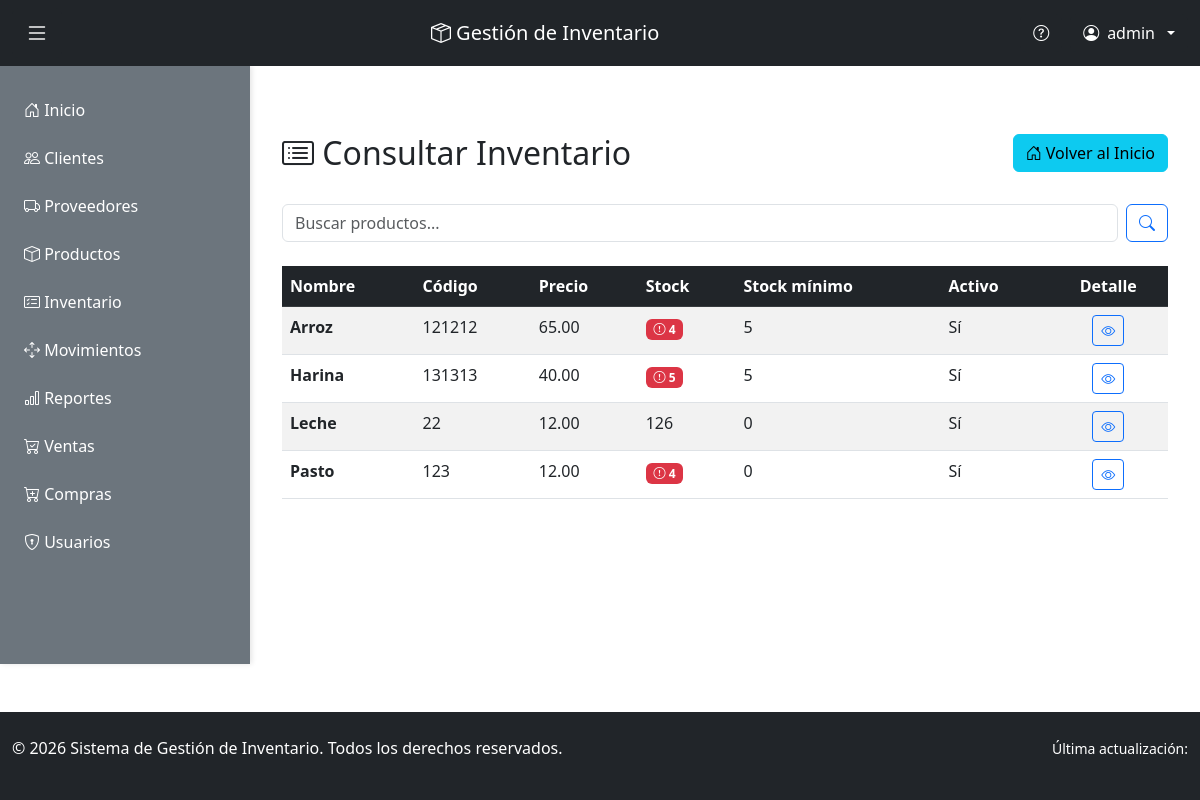
/inventario/ (signed in), run on an earlier commit of the app's database.
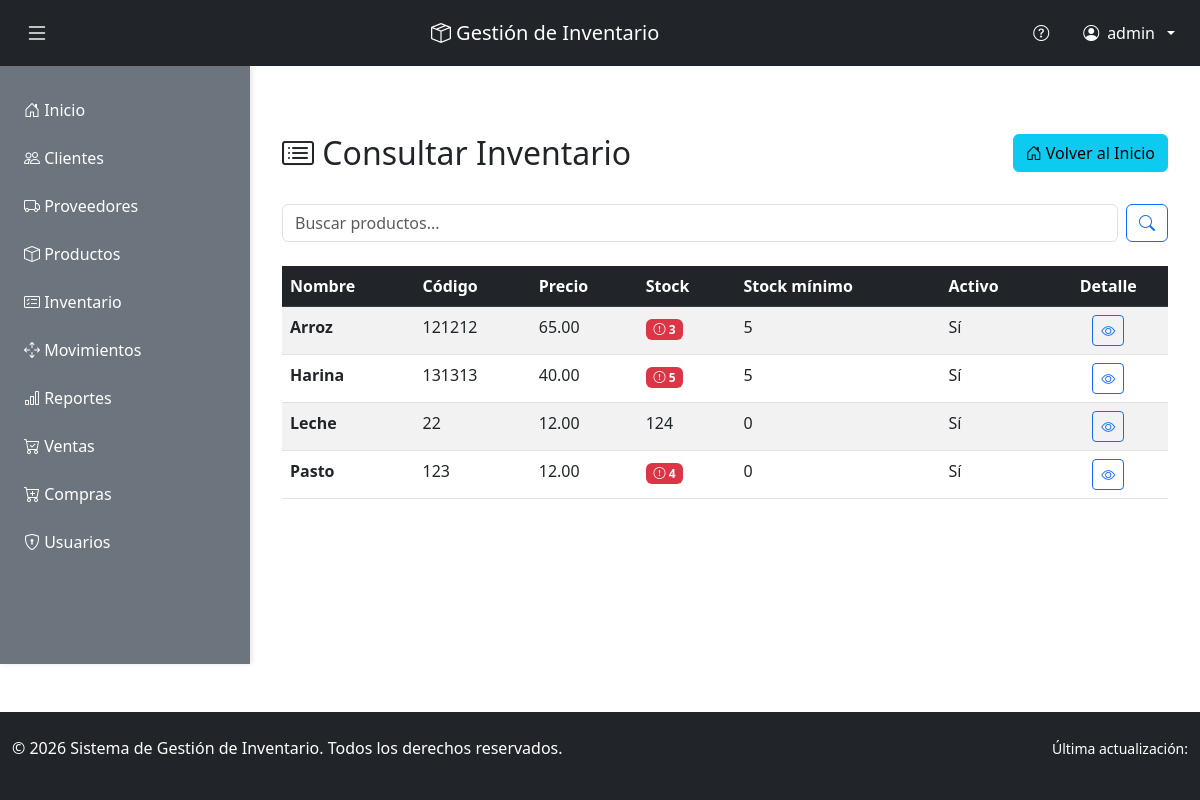
And on a later commit of the database.
### inventario/models.py (models this page shows, shortened)
class Producto(models.Model):
    UNIDADES_MEDIDA = [
        ('kg', 'Kilogramos'),
        ('g', 'Gramos'),
        ('l', 'Litros'),
        ('ml', 'Mililitros'),
        ('m', 'Metros'),
        ('cm', 'Centímetros'),
        ('u', 'Unidad'),
        ('docena', 'Docena'),
        ('paquete', 'Paquete'),
        ('lata', 'Lata'),
        ('botella', 'Botella'),
        ('caja', 'Caja'),
    ]
    nombre_producto = models.CharField(max_length=100)
    codigo = models.CharField(max_length=50, unique=True)
    descripcion = models.TextField()
    precio = models.DecimalField(max_digits=10, decimal_places=2)
    stock = models.PositiveIntegerField(default=0)
    stock_minimo = models.PositiveIntegerField(default=0)
    unidad_medida = models.CharField(max_length=20, choices=UNIDADES_MEDIDA, default='u')
    fecha_creacion = models.DateTimeField(auto_now_add=True)
    activo = models.BooleanField(default=True)
    class Meta:
        ordering = ['nombre_producto']
        verbose_name = 'Producto'
        verbose_name_plural = 'Productos'
    def stock_critico_nivel(self):
        return self.stock <= 5

### inventario/views.py (the view)
# urls.py: path('inventario/', views.ver_inventario, name='consultar_inventario'),
@login_required(login_url='login')
@administrador_required
@require_http_methods(["GET"])
def ver_inventario(request):
    query = request.GET.get('q', '').strip()
    productos = Producto.objects.filter(activo=True)
    if query:
        productos = productos.filter(
            Q(nombre_producto__icontains=query) |
            Q(codigo__icontains=query) |
            Q(descripcion__icontains=query)
        )
    contexto = {'productos': productos, 'query': query}
    return render(request, 'inventario_consulta.html', contexto)

### inventario/views.py (called while the page is built)
def administrador_required(view_func):
    @wraps(view_func)
    def wrapper(request, *args, **kwargs):
        u = request.user
        if not u.is_authenticated:
            return redirect('login')
        if u.is_superuser:
            return view_func(request, *args, **kwargs)
        if hasattr(u, 'perfil') and u.perfil.rol == 'administrador':
            return view_func(request, *args, **kwargs)
        raise PermissionDenied
    return wrapper

### inventario/templates/inventario_consulta.html (shortened to what this page needs)
{% extends 'base.html' %}
{% block content %}
<div class="container my-5">
    <div class="row mb-4">
        <div class="col-md-6">
            <h2><i class="bi bi-card-list"></i> Consultar Inventario</h2>
        </div>
        <div class="col-md-6 text-end">
            <a href="{% url 'inicio' %}" class="btn btn-info">
                <i class="bi bi-house-door"></i> Volver al Inicio
            </a>
        </div>
    </div>
    <div class="row mb-4">
        <div class="col-md-12">
            <form method="get" class="d-flex" role="search">
                <input type="search" name="q" class="form-control me-2" placeholder="Buscar productos..." value="{{ query }}">
                <button class="btn btn-outline-primary" type="submit"><i class="bi bi-search"></i></button>
            </form>
        </div>
    </div>
    {% if productos %}
        <div class="table-responsive">
            <table class="table table-hover table-striped">
                <thead class="table-dark">
                    <tr>
                        <th>Nombre</th>
                        <th>Código</th>
                        <th>Precio</th>
                        <th>Stock</th>
                        <th>Stock mínimo</th>
                        <th>Activo</th>
                        <th class="text-center">Detalle</th>
                    </tr>
                </thead>
                <tbody>
                    {% for producto in productos %}
                        <tr>
                            <td><strong>{{ producto.nombre_producto }}</strong></td>
                            <td>{{ producto.codigo }}</td>
                            <td>{{ producto.precio }}</td>
                        <td>
                            {% if producto.stock_critico_nivel %}
                                <span class="badge bg-danger"><i class="bi bi-exclamation-circle"></i> {{ producto.stock }}</span>
                            {% else %}
                                {{ producto.stock }}
                            {% endif %}
                        </td>
                            <td>{{ producto.stock_minimo }}</td>
                            <td>{% if producto.activo %}Sí{% else %}No{% endif %}</td>
                            <td class="text-center">
                                <a href="{% url 'detalle_producto' producto.id %}" class="btn btn-sm btn-outline-primary">
                                    <i class="bi bi-eye"></i>
                                </a>
                            </td>
                        </tr>
                    {% endfor %}
                </tbody>
            </table>
        </div>
    {% else %}
        <div class="alert alert-info text-center">
            No se encontraron productos para los filtros ingresados.
        </div>
    {% endif %}
</div>
{% endblock %}

What changed in the data, as far as the page shows it:
changed Producto "Arroz": stock "4" → "3"
changed Producto "Leche": stock "126" → "124"
